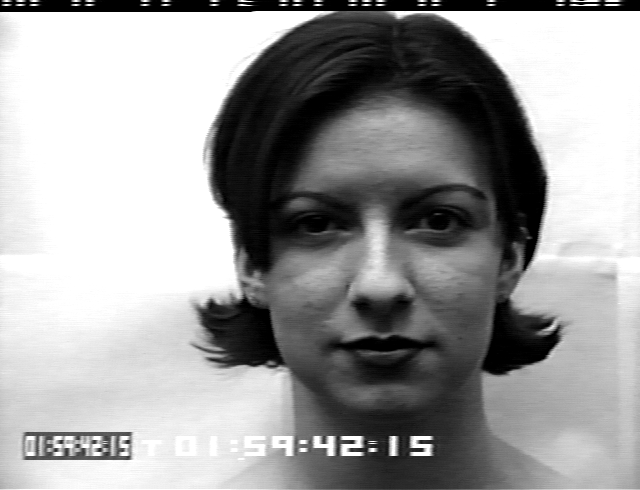
#> input picture test.png, 640 x 490 px
$ python gabor.py   (older library calls are emulated)
#> lines starting #> are read from the running program, lines starting #| are printed output that depends on the picture
#-*-coding:utf-8-*-
import cv2
import numpy as np
import matplotlib.pyplot as plt


#构建Gabor滤波器
def build_filters():
     filters = []
     ksize = [7,9,11,13,15,17] # gabor尺度，6个
     lamda = np.pi/2.0         # 波长
     for theta in np.arange(0, np.pi, np.pi / 4): #gabor方向，0°，45°，90°，135°，共四个
         for K in range(6):
             kern = cv2.getGaborKernel((ksize[K], ksize[K]), 1.0, theta, lamda, 0.5, 0, ktype=cv2.CV_32F)
             kern /= 1.5*kern.sum()
             filters.append(kern)
     plt.figure(1)

     #用于绘制滤波器
     for temp in range(len(filters)):
         plt.subplot(4, 6, temp + 1)
         plt.imshow(filters[temp])
     plt.show()
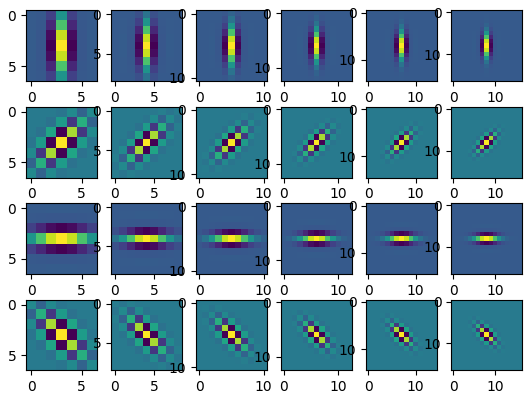
#> figure drawn by matplotlib, 24 panels
     return filters

#Gabor滤波过程
def process(img, filters):
    accum = np.zeros_like(img)
    for kern in filters:
        fimg = cv2.filter2D(img, cv2.CV_8UC1,kern)
        np.maximum(accum, fimg, accum)
    return accum

#Gabor特征提取
def getGabor(img,filters):
    for i in range(len(filters)):
        res1 = process(img, filters[i])
        res.append(np.asarray(res1))

    #用于绘制滤波效果
    plt.figure(2)
    for temp in range(len(res)):
        plt.subplot(4,6,temp+1)
        plt.imshow(res[temp], cmap='gray' )
    plt.show()

    return res  #返回滤波结果,结果为24幅图，按照gabor角度排列

if __name__ == '__main__':
    filters = build_filters()
    img = cv2.imread('./test.png')
#> img is the input picture: shape (490, 640, 3); min 0, max 255, mean 157.3
#> the loop in getGabor, `for i in range(len(filters)):` made 1 pass
#> pass 1, in getGabor, `res1 = process(img, filters[i])`:
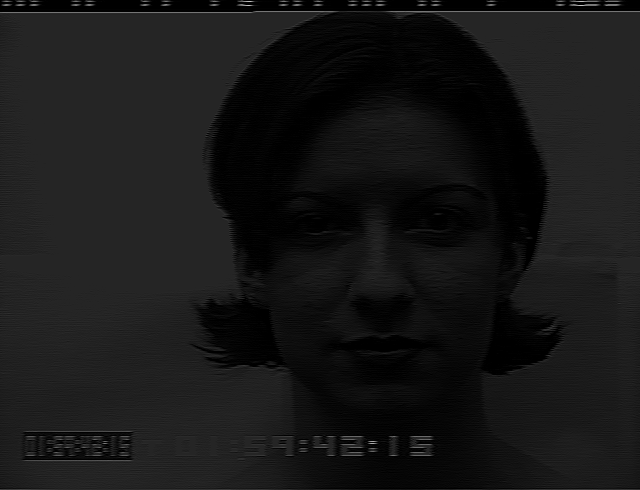
#> res1: shape (490, 640, 3); min 0, max 197, mean 23.2
#> (the run stopped early here; a loop or call above may not have finished)
